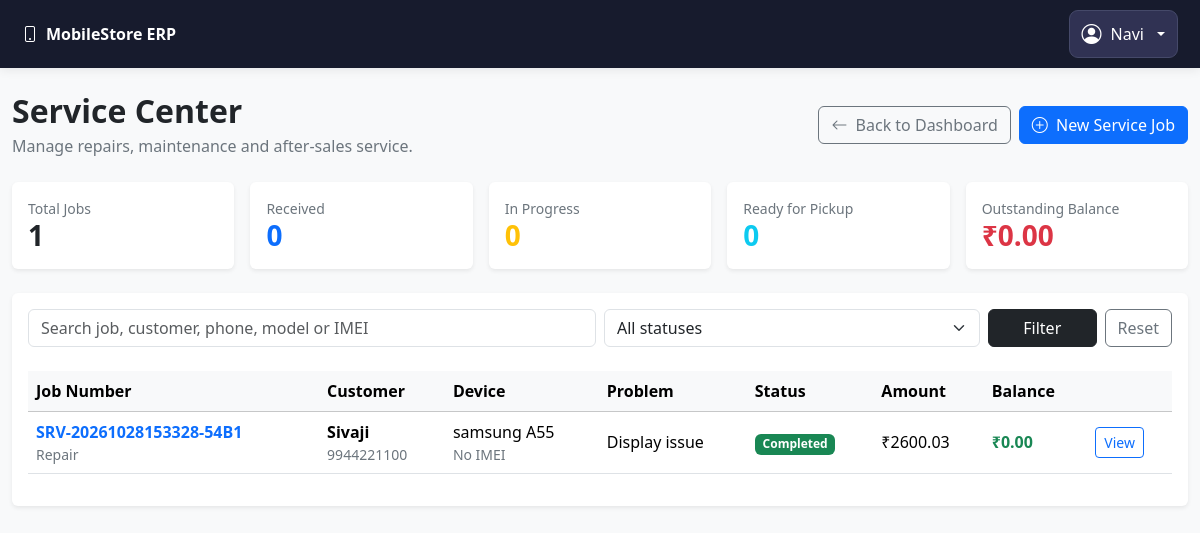
Page /services (signed in) on the committed database.
### models.py (models this page shows, shortened)
class TimestampMixin:
    created_at = db.Column(db.DateTime(timezone=True), default=utc_now, nullable=False)
    updated_at = db.Column(
        db.DateTime(timezone=True), default=utc_now, onupdate=utc_now, nullable=False
    )

class User(UserMixin, TimestampMixin, db.Model):
    __tablename__ = "users"
    id = db.Column(db.Integer, primary_key=True)
    username = db.Column(db.String(80), unique=True, nullable=False, index=True)
    full_name = db.Column(db.String(150), nullable=False)
    password_hash = db.Column(db.String(255), nullable=False)
    role = db.Column(db.String(20), nullable=False, default="cashier")
    is_active = db.Column(db.Boolean, default=True, nullable=False)

class ServiceJob(TimestampMixin, db.Model):
    __tablename__ = "service_jobs"
    id = db.Column(db.Integer, primary_key=True)
    job_number = db.Column(db.String(30), unique=True, nullable=False, index=True)
    service_type = db.Column(db.String(50), nullable=False, default="Repair")
    device_brand = db.Column(db.String(100), nullable=False)
    device_model = db.Column(db.String(100), nullable=False)
    imei_number = db.Column(db.String(30), nullable=True, index=True)
    customer_id = db.Column(
        db.Integer,
        db.ForeignKey("customers.id"),
        nullable=True
    )
    customer_name = db.Column(db.String(120), nullable=False)
    customer_phone = db.Column(db.String(20), nullable=False)
    problem_description = db.Column(db.Text, nullable=False)
    diagnosis = db.Column(db.Text, nullable=True)
    solution = db.Column(db.Text, nullable=True)
    accessories_received = db.Column(db.String(255), nullable=True)
    technician_name = db.Column(db.String(120), nullable=True)
    status = db.Column(
        db.String(30),
        nullable=False,
        default="Received",
        index=True
    )
    priority = db.Column(
        db.String(20),
        nullable=False,
        default="Normal"
    )
    received_date = db.Column(
        db.DateTime(timezone=True),
        nullable=False,
        default=utc_now
    )
    estimated_completion = db.Column(db.DateTime(timezone=True), nullable=True)
    completed_date = db.Column(db.DateTime(timezone=True), nullable=True)
    delivered_date = db.Column(db.DateTime(timezone=True), nullable=True)
    service_charge = db.Column(
        db.Numeric(12, 2),
        nullable=False,
        default=0
    )
    parts_charge = db.Column(
        db.Numeric(12, 2),
        nullable=False,
        default=0
    )
    discount_amount = db.Column(
        db.Numeric(12, 2),
        nullable=False,
        default=0
    )
    tax_amount = db.Column(
        db.Numeric(12, 2),
        nullable=False,
        default=0
    )
    total_amount = db.Column(
        db.Numeric(12, 2),
        nullable=False,
        default=0
    )
    amount_paid = db.Column(
        db.Numeric(12, 2),
        nullable=False,
        default=0
    )
    payment_status = db.Column(
        db.String(20),
        nullable=False,
        default="Unpaid"
    )
    payment_method = db.Column(db.String(30), nullable=True)
    warranty_days = db.Column(db.Integer, nullable=False, default=0)
    warranty_expiry = db.Column(db.DateTime(timezone=True), nullable=True)
    internal_notes = db.Column(db.Text, nullable=True)
    customer_notes = db.Column(db.Text, nullable=True)
    created_by = db.Column(
        db.Integer,
        db.ForeignKey("users.id"),
        nullable=True
    )
    customer = db.relationship("Customer", foreign_keys=[customer_id])
    creator = db.relationship("User", foreign_keys=[created_by])
    parts = db.relationship(
        "ServicePart",
        back_populates="service_job",
        cascade="all, delete-orphan"
    )
    history = db.relationship(
        "ServiceHistory",
        back_populates="service_job",
        cascade="all, delete-orphan",
        order_by="ServiceHistory.created_at.desc()"
    )
    @property
    def balance_due(self):
        return max(
            (self.total_amount or 0) - (self.amount_paid or 0),
            0
        )

### app.py (the view, shortened to what this page needs)
    @app.route("/services")
    @login_required
    def services_list():
        search = request.args.get("search", "").strip()
        selected_status = request.args.get("status", "").strip()
        allowed_statuses = {
            "Received",
            "Diagnosing",
            "Waiting for Parts",
            "In Progress",
            "Completed",
            "Ready for Pickup",
            "Delivered",
            "Cancelled",
        }
        query = ServiceJob.query
        if selected_status in allowed_statuses:
            query = query.filter(ServiceJob.status == selected_status)
        else:
            selected_status = ""
        jobs = query.order_by(ServiceJob.id.desc()).all()
        counts = {
            "total": ServiceJob.query.count(),
            "received": ServiceJob.query.filter_by(status="Received").count(),
            "in_progress": ServiceJob.query.filter_by(status="In Progress").count(),
            "ready": ServiceJob.query.filter_by(status="Ready for Pickup").count(),
            "completed": ServiceJob.query.filter_by(status="Completed").count(),
        }
        outstanding = sum(
            float(job.balance_due or 0)
            for job in ServiceJob.query.all()
            if job.status != "Cancelled"
        )
        return render_template(
            "services/list.html",
            jobs=jobs,
            search=search,
            selected_status=selected_status,
            counts=counts,
            outstanding=outstanding,
            statuses=sorted(allowed_statuses),
        )

### templates/Services/list.html (shortened to what this page needs)
{% extends "base.html" %}
{% block content %}
<div class="container-fluid py-4">
    <div class="d-flex flex-wrap justify-content-between align-items-center gap-3 mb-4">
        <div>
            <h2 class="fw-bold mb-1">Service Center</h2>
            <p class="text-secondary mb-0">
                Manage repairs, maintenance and after-sales service.
            </p>
        </div>
        <div class="d-flex flex-wrap gap-2">
            <a href="{{ url_for('dashboard_page') }}" class="btn btn-outline-secondary">
                <i class="bi bi-arrow-left me-1"></i> Back to Dashboard
            </a>
            <a href="{{ url_for('service_create') }}" class="btn btn-primary">
                <i class="bi bi-plus-circle me-1"></i> New Service Job
            </a>
        </div>
    </div>
    <div class="row g-3 mb-4">
        <div class="col-6 col-xl">
            <div class="card border-0 shadow-sm h-100">
                <div class="card-body">
                    <div class="text-secondary small">Total Jobs</div>
                    <h3 class="fw-bold mb-0">{{ counts.total }}</h3>
                </div>
            </div>
        </div>
        <div class="col-6 col-xl">
            <div class="card border-0 shadow-sm h-100">
                <div class="card-body">
                    <div class="text-secondary small">Received</div>
                    <h3 class="fw-bold text-primary mb-0">{{ counts.received }}</h3>
                </div>
            </div>
        </div>
        <div class="col-6 col-xl">
            <div class="card border-0 shadow-sm h-100">
                <div class="card-body">
                    <div class="text-secondary small">In Progress</div>
                    <h3 class="fw-bold text-warning mb-0">{{ counts.in_progress }}</h3>
                </div>
            </div>
        </div>
        <div class="col-6 col-xl">
            <div class="card border-0 shadow-sm h-100">
                <div class="card-body">
                    <div class="text-secondary small">Ready for Pickup</div>
                    <h3 class="fw-bold text-info mb-0">{{ counts.ready }}</h3>
                </div>
            </div>
        </div>
        <div class="col-12 col-xl">
            <div class="card border-0 shadow-sm h-100">
                <div class="card-body">
                    <div class="text-secondary small">Outstanding Balance</div>
                    <h3 class="fw-bold text-danger mb-0">₹{{ "%.2f"|format(outstanding) }}</h3>
                </div>
            </div>
        </div>
    </div>
    <div class="card border-0 shadow-sm">
        <div class="card-body">
            <form method="GET" action="{{ url_for('services_list') }}" class="row g-2 mb-4">
                <div class="col-md-6">
                    <input type="search" name="search" class="form-control"
                           placeholder="Search job, customer, phone, model or IMEI"
                           value="{{ search }}">
                </div>
                <div class="col-md-4">
                    <select name="status" class="form-select">
                        <option value="">All statuses</option>
                    </select>
                </div>
                <div class="col-md-2 d-flex gap-2">
                    <button class="btn btn-dark flex-fill" type="submit">Filter</button>
                    <a class="btn btn-outline-secondary" href="{{ url_for('services_list') }}">Reset</a>
                </div>
            </form>
            <div class="table-responsive">
                <table class="table table-hover align-middle">
                    <thead class="table-light">
                        <tr>
                            <th>Job Number</th>
                            <th>Customer</th>
                            <th>Device</th>
                            <th>Problem</th>
                            <th>Status</th>
                            <th>Amount</th>
                            <th>Balance</th>
                            <th></th>
                        </tr>
                    </thead>
                    <tbody>
                        {% for job in jobs %}
                        <tr>
                            <td>
                                <a class="fw-semibold text-decoration-none"
                                   href="{{ url_for('service_detail', service_id=job.id) }}">
                                    {{ job.job_number }}
                                </a>
                                <div class="small text-secondary">{{ job.service_type }}</div>
                            </td>
                            <td>
                                <div class="fw-semibold">{{ job.customer_name }}</div>
                                <div class="small text-secondary">{{ job.customer_phone }}</div>
                            </td>
                            <td>
                                <div>{{ job.device_brand }} {{ job.device_model }}</div>
                                <div class="small text-secondary">{{ job.imei_number or 'No IMEI' }}</div>
                            </td>
                            <td>
                                <span title="{{ job.problem_description }}">
                                    {{ job.problem_description|truncate(45) }}
                                </span>
                            </td>
                            <td>
                                {% set badge_class = {
                                    'Received': 'primary',
                                    'Diagnosing': 'info',
                                    'Waiting for Parts': 'warning',
                                    'In Progress': 'warning',
                                    'Completed': 'success',
                                    'Ready for Pickup': 'success',
                                    'Delivered': 'secondary',
                                    'Cancelled': 'danger'
                                }.get(job.status, 'secondary') %}
                                <span class="badge text-bg-{{ badge_class }}">
                                    {{ job.status }}
                                </span>
                            </td>
                            <td>₹{{ "%.2f"|format(job.total_amount or 0) }}</td>
                            <td class="{% if job.balance_due > 0 %}text-danger{% else %}text-success{% endif %} fw-semibold">
                                ₹{{ "%.2f"|format(job.balance_due) }}
                            </td>
                            <td>
                                <a href="{{ url_for('service_detail', service_id=job.id) }}"
                                   class="btn btn-sm btn-outline-primary">View</a>
                            </td>
                        </tr>
                        {% endfor %}
                    </tbody>
                </table>
            </div>
        </div>
    </div>
</div>
{% endblock %}

### templates/base.html (shortened to what this page needs)
<!DOCTYPE html>
<html lang="en">
<head>
    <link
        href="https://cdn.jsdelivr.net/npm/bootstrap@5.3.3/dist/css/bootstrap.min.css"
        rel="stylesheet">
    <link
        href="https://cdn.jsdelivr.net/npm/bootstrap-icons@1.11.3/font/bootstrap-icons.min.css"
        rel="stylesheet">
</head>
<body class="bg-light">
    {% if current_user.is_authenticated %}
    <nav class="navbar app-navbar">
        <div class="container-fluid px-0">
            <a class="app-brand" href="{{ url_for('dashboard_page') }}">
                <i class="bi bi-phone me-2"></i>MobileStore ERP
            </a>
            <div class="dropdown">
                <button
                    class="btn account-button dropdown-toggle"
                    type="button"
                    id="accountDropdown"
                    data-bs-toggle="dropdown"
                    aria-expanded="false">
                    <i class="bi bi-person-circle fs-5"></i>
                    <span class="account-name">
                        {{ current_user.full_name or current_user.username }}
                    </span>
                </button>
            </div>
        </div>
    </nav>
    {% endif %}
    {% block content %}{% endblock %}
</body>
</html>

### templates/base.html (style rules this page uses)
.app-navbar { background: #171b2d; padding: 10px 22px; box-shadow: 0 2px 10px rgba(0, 0, 0, .08); }
.app-brand { color: #fff; font-weight: 750; text-decoration: none; }
.account-button { display: inline-flex; align-items: center; gap: 9px; padding: 8px 12px; color: #fff; background: #303253; border: 1px solid #454969; border-radius: 9px; }

### rows in the picture
User: full_name "Navi"
ServiceJob: job_number "SRV-20261028153328-54B1", service_type "Repair", customer_name "Sivaji", customer_phone "9944221100", device_brand "samsung", device_model "A55", imei_number "No IMEI", problem_description "Display issue", status "Completed", total_amount "2600.03", balance_due "0.00"

### other values in the picture
{{ counts.total }} "1"
{{ counts.received }} "0"
{{ counts.in_progress }} "0"
{{ counts.ready }} "0"
{{ "%.2f"|format(outstanding) }} "0.00"
